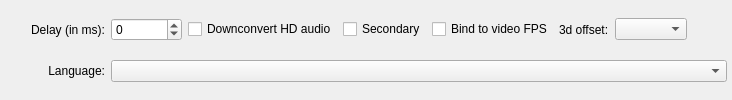
          <widget class="QWidget" name="tabSheetAudio">
           <attribute name="title">
            <string>General track options</string>
           </attribute>
           <layout class="QHBoxLayout" name="horizontalLayout_13">
            <property name="margin">
             <number>5</number>
            </property>
            <item>
             <widget class="QLabel" name="imageSubtitles">
              <property name="text">
               <string/>
              </property>
              <property name="pixmap">
               <pixmap resource="images.qrc">:/images/track_subtitles.png</pixmap>
              </property>
             </widget>
            </item>
            <item>
             <widget class="QLabel" name="imageAudio">
              <property name="text">
               <string/>
              </property>
              <property name="pixmap">
               <pixmap resource="images.qrc">:/images/track_audio.png</pixmap>
              </property>
             </widget>
            </item>
            <item>
             <layout class="QGridLayout" name="gridLayout_2">
              <item row="1" column="0">
               <widget class="QLabel" name="label_18">
                <property name="text">
                 <string>Delay (in ms):</string>
                </property>
                <property name="alignment">
                 <set>Qt::AlignRight|Qt::AlignTrailing|Qt::AlignVCenter</set>
                </property>
               </widget>
              </item>
              <item row="1" column="2">
               <layout class="QHBoxLayout" name="horizontalLayout_12">
                <item>
                 <widget class="QSpinBox" name="editDelay">
                  <property name="sizePolicy">
                   <sizepolicy hsizetype="Fixed" vsizetype="Fixed">
                    <horstretch>0</horstretch>
                    <verstretch>0</verstretch>
                   </sizepolicy>
                  </property>
                  <property name="minimum">
                   <number>-999999</number>
                  </property>
                  <property name="maximum">
                   <number>999999</number>
                  </property>
                  <property name="singleStep">
                   <number>1</number>
                  </property>
                 </widget>
                </item>
                <item>
                 <layout class="QHBoxLayout" name="horizontalLayout_11">
                  <item>
                   <widget class="QCheckBox" name="dtsDwnConvert">
                    <property name="text">
                     <string>Downconvert HD audio</string>
                    </property>
                   </widget>
                  </item>
                  <item>
                   <widget class="QCheckBox" name="secondaryCheckBox">
                    <property name="text">
                     <string>Secondary</string>
                    </property>
                   </widget>
                  </item>
                  <item>
                   <widget class="QCheckBox" name="checkBoxKeepFps">
                    <property name="text">
                     <string>Bind to video FPS</string>
                    </property>
                   </widget>
                  </item>
                  <item>
                   <widget class="QLabel" name="offsetsLabel">
                    <property name="text">
                     <string>3d offset:</string>
                    </property>
                   </widget>
                  </item>
                  <item>
                   <widget class="QComboBox" name="offsetsComboBox">
                    <property name="minimumSize">
                     <size>
                      <width>0</width>
                      <height>0</height>
                     </size>
                    </property>
                    <property name="sizeAdjustPolicy">
                     <enum>QComboBox::AdjustToContents</enum>
                    </property>
                   </widget>
                  </item>
                  <item>
                   <spacer name="horizontalSpacer_6">
                    <property name="orientation">
                     <enum>Qt::Horizontal</enum>
                    </property>
                    <property name="sizeHint" stdset="0">
                     <size>
                      <width>40</width>
                      <height>20</height>
                     </size>
                    </property>
                   </spacer>
                  </item>
                 </layout>
                </item>
               </layout>
              </item>
              <item row="2" column="0">
               <widget class="QLabel" name="label_19">
                <property name="text">
                 <string>Language:</string>
                </property>
                <property name="alignment">
                 <set>Qt::AlignRight|Qt::AlignTrailing|Qt::AlignVCenter</set>
                </property>
               </widget>
              </item>
              <item row="2" column="2">
               <widget class="QComboBox" name="langComboBox"/>
              </item>
             </layout>
            </item>
           </layout>
          </widget>
